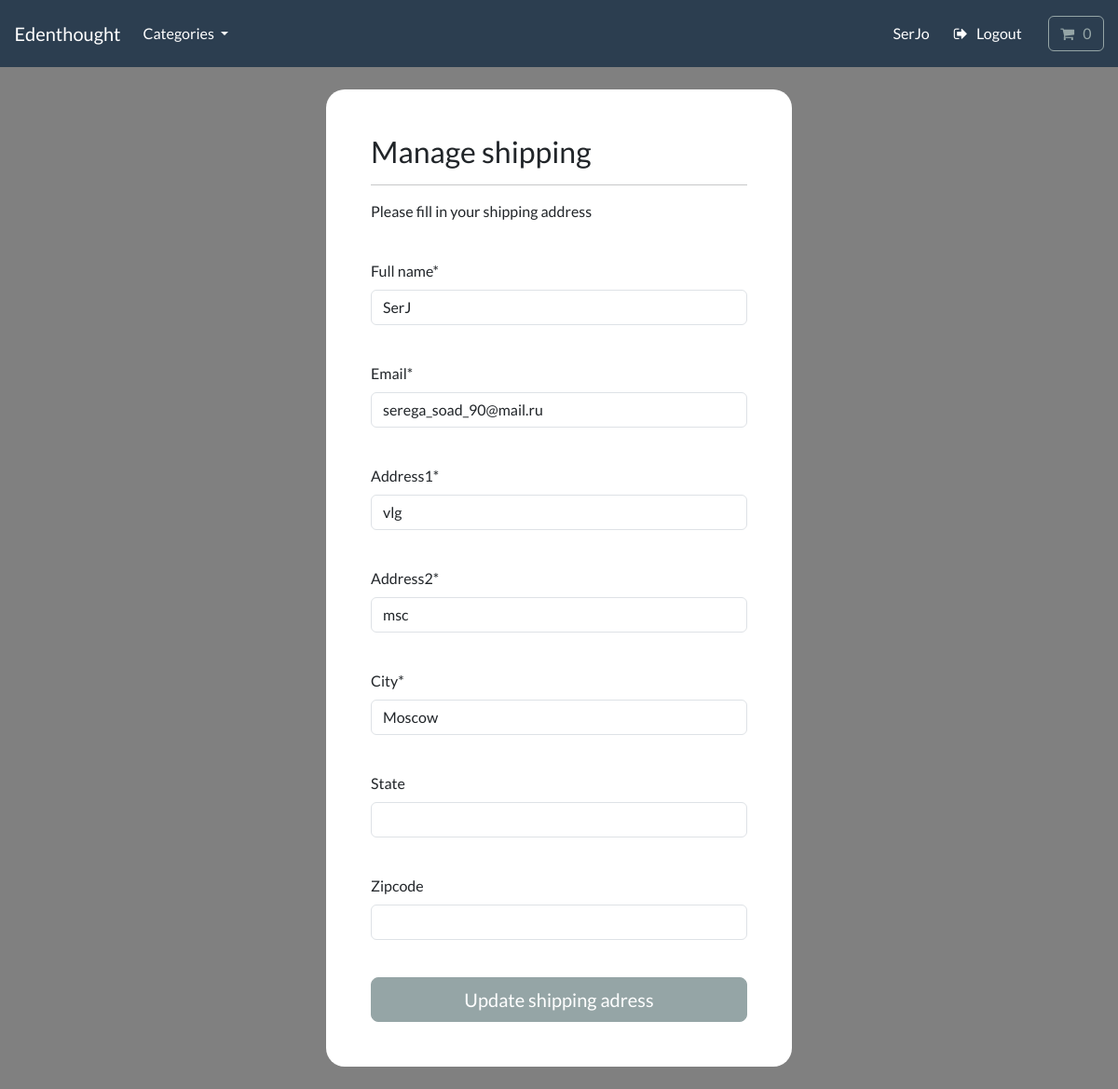
Screenshot of /account/manage-shipping (signed in) with the database file from the repository.
### payment/models.py (models this page shows, shortened)
class ShippingAdress(models.Model):
    full_name = models.CharField(max_length=300)
    email=models.EmailField(max_length=255)
    address1=models.CharField(max_length=300)
    address2 = models.CharField(max_length=300)
    city=models.CharField(max_length=255)
    state=models.CharField(max_length=255,null=True, blank=True)
    zipcode=models.CharField(max_length=255,null=True, blank=True)
    user=models.ForeignKey(User, on_delete=models.CASCADE, null=True, blank=True)
    class Meta:
        verbose_name_plural="Shipping Adress"

### account/views.py (the view, shortened to what this page needs)
# urls.py: path('manage-shipping', views.manage_shipping, name='manage-shipping')
@login_required(login_url='my-login')
def manage_shipping(request):
    try:
        shipping=ShippingAdress.objects.get(user=request.user.id)
    except ShippingAdress.DoesNotExist:
        shipping = None
    form=ShippingForm(instance=shipping)
    context={'form':form}
    return render(request, 'account/manage-shipping.html', context=context)

### payment/forms.py
class ShippingForm(forms.ModelForm):
    class Meta:
        model=ShippingAdress
        fields = ['full_name', 'email', 'address1', 'address2', 'city', 'state', 'zipcode']
        exclude=['user',]

### cart/cart.py (called while the page is built)
    def __len__(self):
        return sum(item['qty'] for item in self.cart.values())

### cart/context_processors.py (called while the page is built)
def cart(request):
    return {'cart':Cart(request)}

### store/models.py (called while the page is built)
    def get_absolute_url(self):
        return reverse('list-category', args=[self.slug])

### store/views.py (called while the page is built)
def categories(request):
    all_categories=Category.objects.all()
    return {'all_categories':all_categories}

### account/templates/account/manage-shipping.html (shortened to what this page needs)
{% include 'store/base.html' %}
{% load static %}
{% load crispy_forms_tags %}
{% block content %}
    <body>
    <br>
    <div class="container bg-white shadow-md p-5 form-layout">
        <h3>Manage shipping</h3>
        <hr>
        <p> Please fill in your shipping address</p>
        <br>
        <form method="POST" autocomplete="off">
              {{form.full_name|as_crispy_field}}
              <br>
              {{form.email|as_crispy_field}}
                <br>
                {{form.address1|as_crispy_field}}
                    <br>
                {{form.address2|as_crispy_field}}
                    <br>
                {{form.city|as_crispy_field}}
                    <br>
                {{form.state|as_crispy_field}}
                    <br>
                {{form.zipcode|as_crispy_field}}
                    <br>
            <button type="submit" class="btn btn-secondary btn-lg w-100 btn-block p-2"> Update shipping adress</button>
    </form>
    </div>
    </body>
{% endblock %}

### store/templates/store/base.html (shortened to what this page needs)
{% load static %}
<!DOCTYPE html>
<html>
    <head>
        <link rel="stylesheet" href="https://bootswatch.com/5/flatly/bootstrap.min.css">
        <link type="text/css" href="{% static 'css/styles.css' %}" rel="stylesheet" />
        <link rel="stylesheet" href="https://cdnjs.cloudflare.com/ajax/libs/font-awesome/4.7.0/css/font-awesome.min.css">
    </head>
    <nav class="navbar navbar-expand-lg bg-primary justify-content-center">
        <a class="navbar-brand main-heading text-white" href="{% url 'store' %}">
        &nbsp; &nbsp; Edenthought
        </a>
        <div class="collapse navbar-collapse" id="navbarCollapse">
            <ul class="navbar-nav me-auto mb-2 mb-md-0">
                <li class="nav-item dropdown">
                    <a class="nav-link dropdown-toggle text-white" href="#" id="navbarDropdown" role="button"
                    data-bs-toggle="dropdown" aria-expanded="false">
                        Categories
                    </a>
                </li>
            </ul>
        </div>
        <div class="collapse navbar-collapse text-center" id="navbarNavDropdown">
            <ul class="navbar-nav ms-auto">
                <li class="nav-item">
                    {% if user.is_authenticated %}
                    <a class="btn btn-alert navbar-btn text-white" type="button"  href="{% url 'dashboard' %}">
                        {{user.username}} </a>
                    {% else %}
                        <a class="btn btn-alert navbar-btn text-white" type="button"  href="{% url 'register' %}"> Register </a>
                    {% endif %}
                </li>
                <li class="nav-item">
                    {% if user.is_authenticated %}
                    <a class="btn btn-alert navbar-btn text-white" type="button"  href="{% url 'user-logout' %}"><i class="fa fa-sign-out" aria-hidden="true"></i> &nbsp; Logout </a>
                    {% else %}
                    <a class="btn btn-alert navbar-btn text-white" type="button"  href="{% url 'my-login' %}"> Login </a>
                    {% endif %}
                </li>
                <li class="nav-item">
                    <a type="button" role="button" href="{% url 'cart-summary' %}" class="btn btn-outline-secondary">
                        <i class="fa fa-shopping-cart" aria-hidden="true"> </i>
                            <div id="cart-qty" class="d-inline-flex">
                                {% with qty_amount=cart|length %}
                                    {% if qty_amount > 0 %}
                                        {{ qty_amount }}
                                    {% else %}
                                        0
                                    {% endif %}
                                {% endwith %}
                            </div>
                    </a>
                </li>
            </ul>
        </div>
    </nav>
    <body>
    </body>
</html>

### static/css/styles.css (style rules this page uses)
.form-layout { border-radius: 20px; width: 500px; }

### account/templates/account/manage-shipping.html (style rules this page uses)
body { background-color:grey; }

### rows the page displays
ShippingAdress: full_name "SerJ", email "serega_soad_90@mail.ru", address1 "vlg", address2 "msc", city "Moscow"

### other values shown
{{ user.username }} "SerJo"
